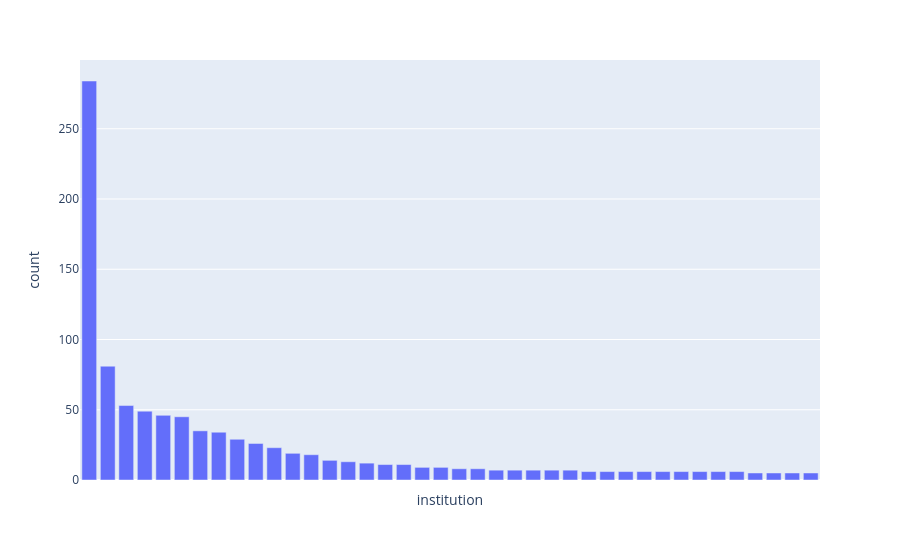

The code cell stored with this chart in its notebook:
### Code cell
fig = px.bar(sorted_certifications[:40], x="institution", y="count")
fig.update_xaxes(showticklabels=False) # we hide x labels because it takes too much room. We can see school names by hovering bars
fig.show()

### Figure 1 — Plotly figure (JSON) as saved in the notebook; plotly's stock layout.template omitted (floating-point values rounded to 4 significant figures)
{"data": [{"alignmentgroup": "True", "hovertemplate": "institution=%{x}<br>count=%{y}<extra></extra>", "legendgroup": "", "marker": {"color": "#636efa", "pattern": {"shape": ""}}, "name": "", "offsetgroup": "", "orientation": "v", "showlegend": false, "textposition": "auto", "type": "bar", "x": ["Coursera", "Coursera Course Certificates", "CFA Institute", "Udemy", "DataCamp", "LinkedIn", "DeepLearning.AI", "Autorité des marchés financiers (AMF) – France", "IBM", "Bloomberg", "DataScientest.com", "ETS", "FINRA", "TOEFL", "The Chartered Institute for Securities & Investment (The CISI)", "edX", "Stanford University", "EDHEC Business School", "TestDome", "Kaggle", "Udacity", "Cambridge University Press & Assessment English", "TOEIC® Program", "ETS EMEA", "CFTE - Centre for Finance, Technology and Entrepreneurship", "The TOEIC Program", "QUANTNET", "Eurex", "University of Washington | Coursera", "Columbia University", "IELTS Official", "GARP FRM Program", "DeepLearning.AI, Coursera, Stanford CPD, UVM", "British Council", "MOOC Gestion de Projet", "Ministère de l'Éducation nationale et de la Jeunesse", "Financial Industry Regulatory Authority", "Stanford Online", "Codility", "University of Michigan"], "xaxis": "x", "y": [284, 81, 53, 49, 46, 45, 35, 34, 29, 26, 23, 19, 18, 14, 13, 12, 11, 11, 9, 9, 8, 8, 7, 7, 7, 7, 7, 6, 6, 6, 6, 6, 6, 6, 6, 6, 5, 5, 5, 5], "yaxis": "y"}], "layout": {"barmode": "relative", "legend": {"tracegroupgap": 0}, "margin": {"t": 60}, "xaxis": {"anchor": "y", "domain": [0, 1], "showticklabels": false, "title": {"text": "institution"}}, "yaxis": {"anchor": "x", "domain": [0, 1], "title": {"text": "count"}}}}
